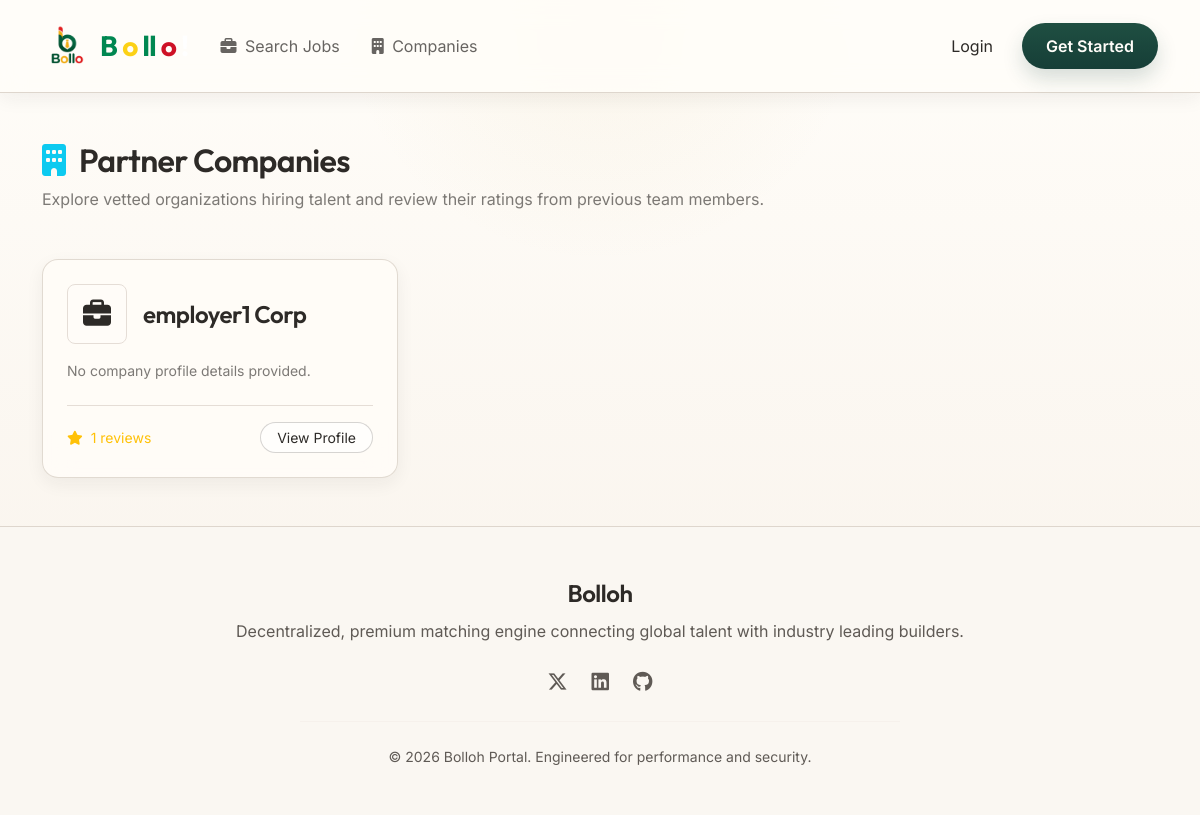
/companies/companies/, run on the app's committed database.
### apps/users/models.py (models this page shows, shortened)
class EmployerProfile(models.Model):
    user = models.OneToOneField(CustomUser, on_delete=models.CASCADE, related_name='employer_profile')
    company_name = models.CharField(max_length=255, blank=True)
    company_logo = models.ImageField(upload_to='company_logos/', blank=True, null=True)
    website = models.URLField(blank=True)
    description = models.TextField(blank=True)

### apps/companies/models.py (models this page shows, shortened)
class CompanyReview(models.Model):
    seeker = models.ForeignKey(
        settings.AUTH_USER_MODEL,
        on_delete=models.CASCADE,
        related_name='reviews'
    )
    company = models.ForeignKey(
        EmployerProfile,
        on_delete=models.CASCADE,
        related_name='reviews'
    )
    rating = models.IntegerField(
        validators=[MinValueValidator(1), MaxValueValidator(5)],
        help_text="Rating from 1 to 5 stars"
    )
    review_text = models.TextField()
    created_at = models.DateTimeField(auto_now_add=True)
    class Meta:
        ordering = ['-created_at']
        unique_together = ('seeker', 'company')

### apps/companies/views.py (the view)
# urls.py: path('companies/', views.company_list_view, name='company_list'),
def company_list_view(request):
    companies = EmployerProfile.objects.exclude(company_name="")
    return render(request, 'companies/company_list.html', {
        'companies': companies
    })

### templates/companies/company_list.html (shortened to what this page needs)
{% extends 'base.html' %}
{% block content %}
<div class="container my-4">
    <h2 class="text-white mb-2"><i class="fa-solid fa-building text-info me-2"></i> Partner Companies</h2>
    <p class="text-white-50 mb-5">Explore vetted organizations hiring talent and review their ratings from previous team members.</p>
    <div class="row g-4">
        {% for comp in companies %}
            <div class="col-md-6 col-lg-4">
                <div class="glass-card p-4 h-100 d-flex flex-column justify-content-between">
                    <div>
                        <div class="d-flex align-items-center gap-3 mb-3">
                            <div class="logo-box rounded-3 bg-dark bg-opacity-40 border border-secondary d-flex align-items-center justify-content-center overflow-hidden" style="width: 60px; height: 60px;">
                                {% if comp.company_logo %}
                                    <img src="{{ comp.company_logo.url }}" alt="{{ comp.company_name }} Logo" class="img-fluid">
                                {% else %}
                                    <i class="fa-solid fa-briefcase text-primary-gradient fs-3"></i>
                                {% endif %}
                            </div>
                            <div>
                                <h4 class="text-white mb-0">{{ comp.company_name }}</h4>
                            </div>
                        </div>
                        <p class="text-white-50 small text-truncate-3 mb-0" style="display: -webkit-box; -webkit-line-clamp: 3; -webkit-box-orient: vertical; overflow: hidden;">
                            {{ comp.description|default:"No company profile details provided." }}
                        </p>
                    </div>
                    <div class="mt-4 pt-3 border-top border-secondary d-flex align-items-center justify-content-between">
                        <div class="small">
                            <span class="text-warning"><i class="fa-solid fa-star me-1"></i> {{ comp.reviews.all|length }} reviews</span>
                        </div>
                        <a href="{% url 'companies:company_detail' pk=comp.id %}" class="btn btn-outline-info rounded-pill btn-sm px-3">View Profile</a>
                    </div>
                </div>
            </div>
        {% empty %}
            <div class="col-12 text-center py-5 glass-card">
                <i class="fa-solid fa-building-circle-exclamation text-muted display-4 mb-3"></i>
                <p class="text-white-50 m-0">No companies registered on this portal yet.</p>
            </div>
        {% endfor %}
    </div>
</div>
{% endblock %}

### static/css/custom.css (style rules this page uses)
:root { --bollo-bg: #FFFDF9; --bollo-bg-soft: #F8F2EA; --bollo-surface: #FFFCF8; --bollo-surface-alt: #FAF7F2; --bollo-surface-muted: #F1ECE6; --bollo-primary: #1F4F42; --bollo-primary-strong: #163E37; --bollo-primary-soft: #2E6258; --bollo-primary-tint: #D9E5E2; --bollo-secondary: #C9A44B; --bollo-secondary-soft: #D8BD74; --bollo-secondary-tint: #F4E8C9; --bollo-accent-red: #8A4A4A; --bollo-accent-red-soft: #B97878; --bollo-accent-red-tint: #EDD5D5; --bollo-border: #DED6CD; --bollo-border-soft: #E5DDD6; --bollo-text: #2D2A27; --bollo-text-soft: #5F5A55; --bollo-text-muted: #7A746F; --bollo-text-subtle: #9A948F; --bollo-success: #2E6258; --bollo-success-soft: #D6E5E1; --bollo-warning: #C9A44B; --bollo-warning-soft: #F0E4BE; --bollo-error: #8A4A4A; --bollo-error-soft: #EDD5D5; --bollo-shadow: 0 10px 30px rgba(34, 31, 29, 0.08); --bollo-shadow-soft: 0 6px 18px rgba(34, 31, 29, 0.06); --primary-gradient: linear-gradient(180deg, #1F4F42 0%, #163E37 100%); --accent-gradient: linear-gradient(180deg, #C9A44B 0%, #B8933E 100%); --danger-gradient: linear-gradient(180deg, #8A4A4A 0%, #6F3737 100%); --soft-gradient: linear-gradient(180deg, rgba(255, 253, 249, 0.98), rgba(248, 242, 234, 0.96)); }
body { font-family: 'Inter', sans-serif; background: radial-gradient(circle at top, rgba(201, 164, 75, 0.08), transparent 26%), linear-gradient(180deg, var(--bollo-bg) 0%, var(--bollo-bg-soft) 100%); color: var(--bollo-text); min-height: 100vh; display: flex; flex-direction: column; }
h1, h2, h3, h4, h5, h6, .brand-font { font-family: 'Outfit', sans-serif; font-weight: 600; letter-spacing: -0.02em; color: var(--bollo-text); }
p, label, small, .form-text, .text-secondary { color: var(--bollo-text-soft); }
main, section, .container, .container-fluid { color: var(--bollo-text); }
.glass-card { background: rgba(255, 252, 248, 0.9); backdrop-filter: blur(14px); -webkit-backdrop-filter: blur(14px); border: 1px solid rgba(222, 214, 205, 0.9); border-radius: 16px; transition: all 0.3s cubic-bezier(0.4, 0, 0.2, 1); color: var(--bollo-text); box-shadow: var(--bollo-shadow-soft); }
.btn-outline-info, .btn-outline-warning { color: var(--bollo-text) !important; border-color: rgba(83, 82, 78, 0.24) !important; background: rgba(255, 255, 255, 0.56); }
.text-white { color: var(--bollo-text) !important; }
.text-white-50 { color: rgba(45, 42, 39, 0.62) !important; }
.bg-dark, .dropdown-menu-dark, .dropdown-menu { background: var(--bollo-surface) !important; color: var(--bollo-text) !important; border-color: var(--bollo-border-soft) !important; }
.border-secondary { border-color: var(--bollo-border-soft) !important; }
a { color: var(--bollo-primary); }

### data on the page
EmployerProfile: company_name "employer1 Corp", description "No company profile details provided.", reviews.all|length "1"
